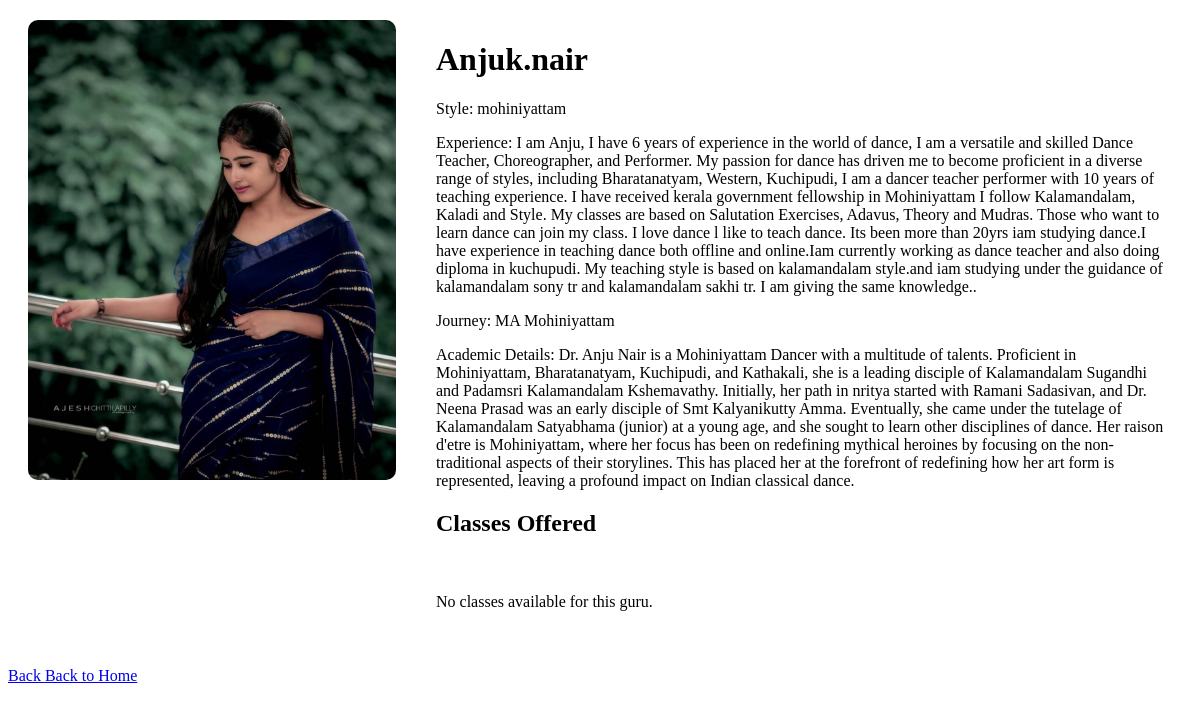
/guru/16/, run on an earlier commit of the app's database.
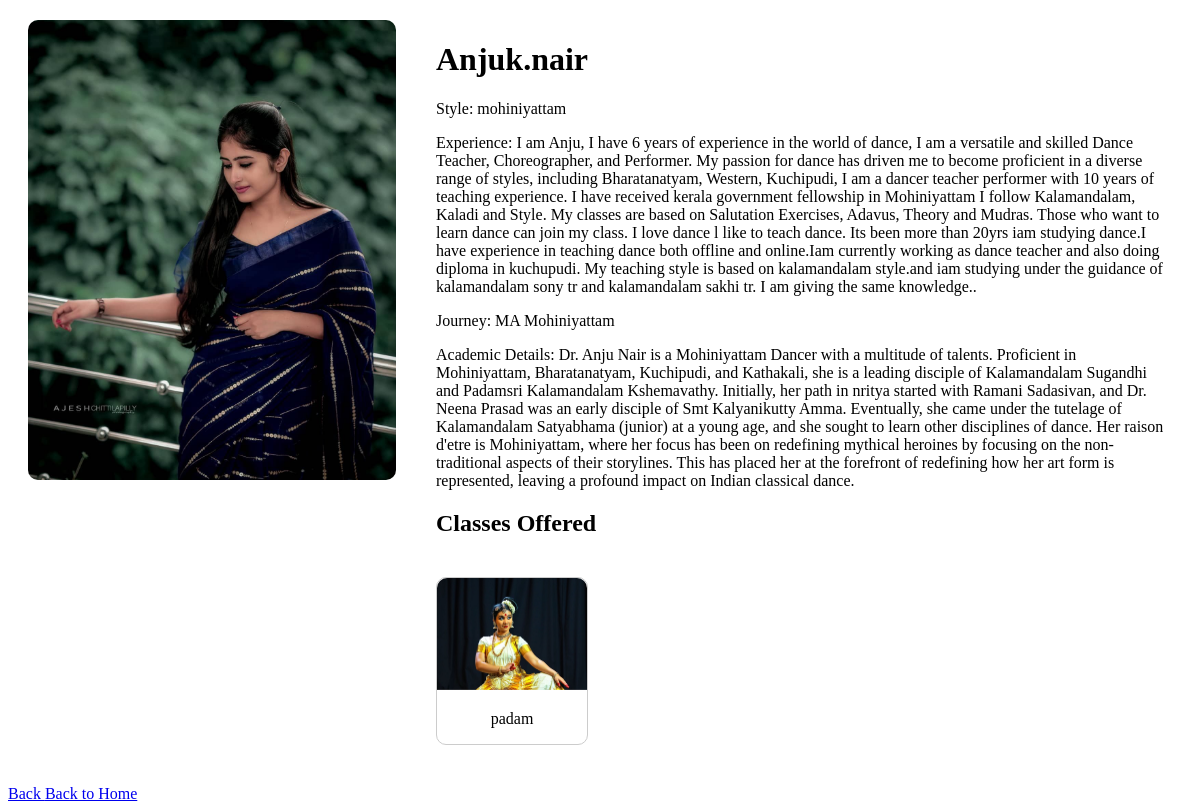
And on a later commit of the database.
### dhruvam/models.py (models this page shows)
class DanceClass(models.Model):
    DANCE_STYLES = [
        ('bharatanatyam', 'Bharatanatyam'),
        ('mohiniyattam', 'Mohiniyattam'),
        ('kuchipudi', 'Kuchipudi'),
        ('kathak', 'Kathak'),
        ('odissi', 'Odissi'),
    ]
    title = models.CharField(max_length=200)
    video_title = models.TextField(max_length=1000)
    video_link = models.URLField()
    dance_style = models.CharField(max_length=50, choices=DANCE_STYLES)
    description = models.TextField()
    image = models.ImageField(upload_to='dance_class_images/', default='')
    guru = models.ForeignKey(Register, on_delete=models.CASCADE, default='')

### dhruvam/views.py (the view)
# urls.py: path('guru/<int:pk>/', GuruDetailView.as_view(), name='guru_detail'),
class GuruDetailView(DetailView):
    model = Register
    template_name = 'guru_details.html'
    context_object_name = 'guru'
    def get_context_data(self, **kwargs):
        context = super().get_context_data(**kwargs)
        approved_gurus = Register.objects.filter(is_approved=True, usertype=2)
        context['approved_gurus'] = approved_gurus
        guru = self.get_object()
        classes = DanceClass.objects.filter(dance_style=guru.dance_style)
        context['classes'] = classes
        return context

### dhruvam/templates/guru_details.html (shortened to what this page needs)
<!DOCTYPE html>
<html lang="en">
<head>
</head>
<body>
    <div class="guru-container">
        <div class="guru-image">
            <img src="{{ guru.image.url }}" alt="{{ guru.username }}">
        </div>
        <div class="guru-details">
            <h1>{{ guru.username|capfirst }}</h1>
            <p>Style: {{ guru.dance_style }}</p>
            <p>Experience: {{ guru.experience }}</p>
            <p>Journey: {{ guru.dance_specialization }}</p>
            <p>Academic Details: {{ guru.profile_information }}</p>
            <div class="classes-list">
                <h2>Classes Offered</h2>
                <div class="carousel">
                    {% for class in classes %}
                        <div class="class-card" onclick="redirectToVideo('{{ class.video_link }}')">
                            <img src="{{ class.image.url }}" alt="{{ class.title }}">
                            <p>{{ class.title }}</p>
                        </div>
                    {% empty %}
                        <p>No classes available for this guru.</p>
                    {% endfor %}
                </div>
            </div>
        </div>
    </div>
    <a href="javascript:history.back()">
         Back
    </a>
    <a href="{% url 'index' %}">Back to Home</a>
</body>
</html>

What changed in the data, as far as the page shows it:
added DanceClass: image (picture), title "padam"
Also different on the page:
text no longer shown: "No classes available for this guru."
